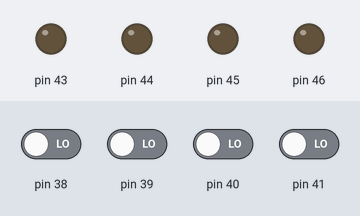
A sketch run on a simulated Arduino Mega 2560, built with avr-gcc and run on an emulated ATmega2560. Parts: output pins drawn as LEDs (lit = HIGH). The inputs (shaded band) are chosen by the test bench; at power-on: pin 38–41 LOW.

Above: at 1.2 s.
1.3 s: pin 38 driven HIGH
At 2.2 s:
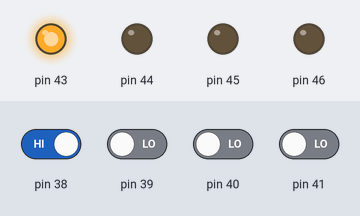
2.8 s: pin 39 driven HIGH
At 3.4 s:
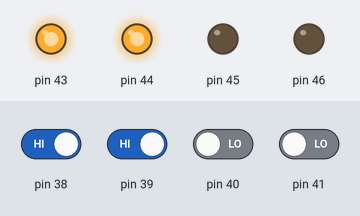
4.3 s: pin 40 driven HIGH
At 4.6 s:
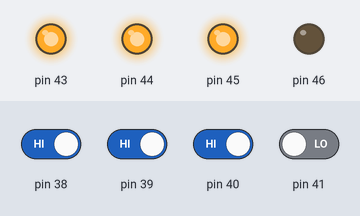
5.8 s: pin 41 driven HIGH
At 6.5 s:
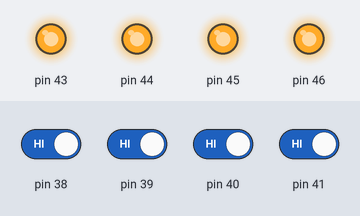
7.3 s: pin 38 driven LOW
At 8.5 s:
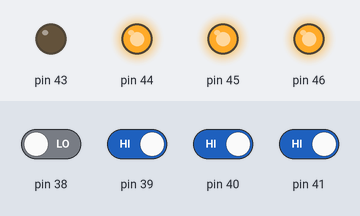
8.8 s: pin 39 driven LOW
At 9.8 s:
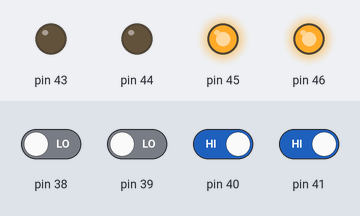
Timing chart, 0 to 11.3 s (numbered marks = the images above; inputs shaded):
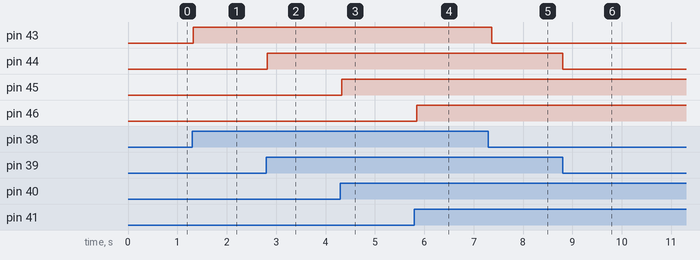

Measured:
- after the input at 1.3 s, pin 43: LOW → HIGH at once
- after the input at 2.8 s, pin 44: LOW → HIGH at once
- after the input at 4.3 s, pin 45: LOW → HIGH at once
- after the input at 5.8 s, pin 46: LOW → HIGH after 0.05 s
- after the input at 7.3 s, pin 43: HIGH → LOW after 0.07 s
- after the input at 8.8 s, pin 44: HIGH → LOW at once

The sketch:

DENEY3-BUTONLEDKONTROLBLOCK.ino
```cpp
void setup()
{
  pinMode( 38, INPUT);
  pinMode( 39, INPUT);
  pinMode( 40, INPUT);
  pinMode( 41, INPUT);
  pinMode( 43 , OUTPUT);
  pinMode( 44 , OUTPUT);
  pinMode( 45 , OUTPUT);
  pinMode( 46 , OUTPUT);
}

void loop()
{
  if (digitalRead(38))
  {
    delay( 20 );
    digitalWrite( 43 , HIGH );
  }
  else
  {
    digitalWrite( 43 , LOW );
  }
  if (digitalRead(39))
  {
    delay( 20 );
    digitalWrite( 44 , HIGH );
  }
  else
  {
    digitalWrite( 44 , LOW );
  }
  if (digitalRead(40))
  {
    delay( 20 );
    digitalWrite( 45 , HIGH );
  }
  else
  {
    digitalWrite( 45 , LOW );
  }
  if (digitalRead(41))
  {
    delay( 20 );
    digitalWrite( 46 , HIGH );
  }
  else
  {
    digitalWrite( 46 , LOW );
  }
}
```
